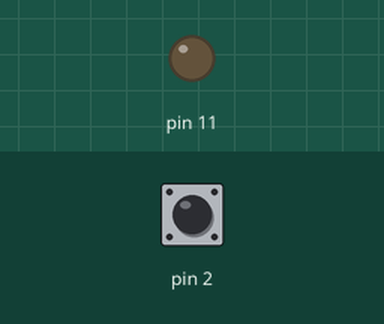
Simulated run of this sketch. Board: Arduino Uno, built with avr-gcc and run on an emulated ATmega328P. Shown: output pins drawn as LEDs (lit = HIGH). The inputs (shaded band) are chosen by the test bench; at power-on: pin 2 LOW. What the sketch prints to the serial monitor is not drawn.

Above: at 1.2 s.
1.3 s: pin 2 driven HIGH
At 2.1 s:
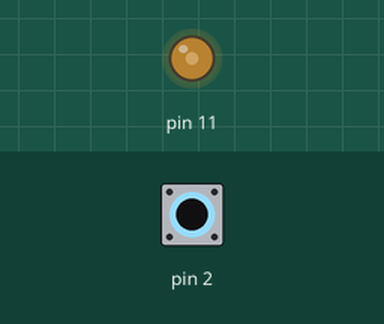
2.8 s: pin 2 pulsed LOW 5 times (0.12 s each, 0.3 s apart)
At 3.07 s:
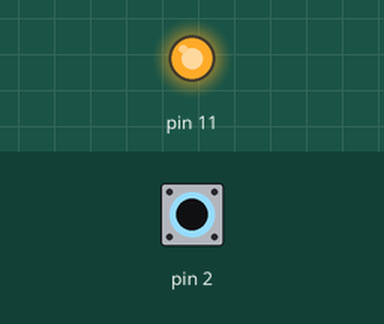
Timing chart, 0 to 5.8 s (numbered marks = the images above; inputs shaded):
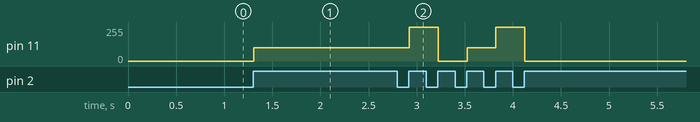

The sketch:

sketch_dec16b.ino
```cpp
void setup() {
  pinMode(2, INPUT);
  pinMode(11, OUTPUT);
  Serial.begin(9600);

}

int cnt=0;
bool check = true;
void loop() {
  int btnState = digitalRead(2);
  Serial.println(btnState);
  if(btnState == 1){
    if(check == true){
      cnt++;
      check = false;
      if(cnt == 1){
        analogWrite(11, 100);
      }else if(cnt == 2){
        analogWrite(11, 255);
      }else if(cnt == 3){
        analogWrite(11, 0);
        cnt = 0;
      }
    }
  }else if(btnState == 0){
    check = true;
  }
}
```

Measured:
- after the input at 1.3 s, pin 11: 0/255 → 100/255 at once
- after the input at 2.8 s, pin 11: 100/255 → 255/255 after 0.12 s, → 0/255 0.30 s later, → 100/255 0.30 s later, → 255/255 0.30 s later, … (5 changes in this stretch)
